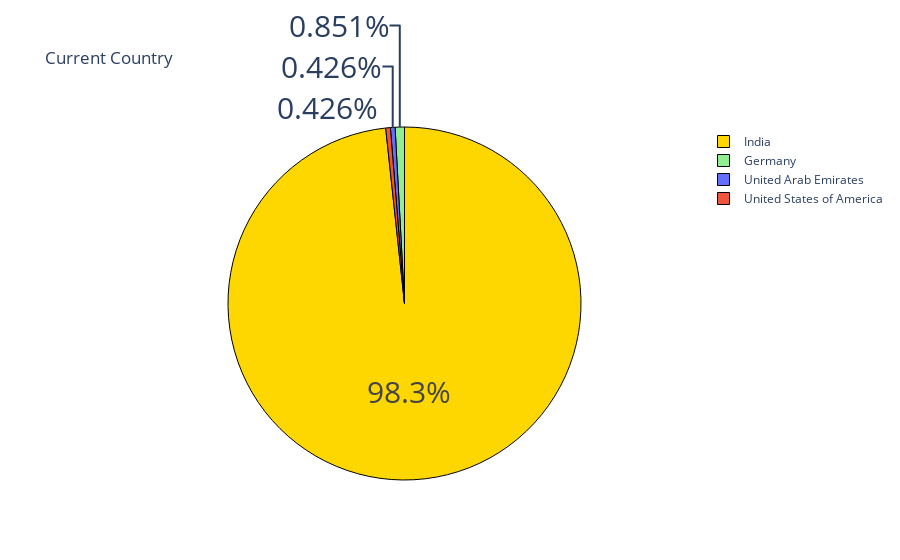

Source (notebook cell):
### Code cell
country = data["Your Current Country."].value_counts()
label = country.index
counts = country.values
colors = ['gold', 'lightgreen']
fig = go.Figure(data = [go.Pie(labels = label, values = counts)])
fig.update_layout (title_text = "Current Country")
fig.update_traces (
    hoverinfo = 'label+value',
    textinfo = 'percent',
    textfont_size = 30,
    marker = dict(colors = colors, line = dict(color = 'black', width = 1))
)
fig.show()

### Figure 1 — Plotly figure (JSON) as saved in the notebook; plotly's stock layout.template omitted (floating-point values rounded to 4 significant figures)
{"data": [{"hoverinfo": "label+value", "labels": ["India", "Germany", "United Arab Emirates", "United States of America"], "marker": {"colors": ["gold", "lightgreen"], "line": {"color": "black", "width": 1}}, "textfont": {"size": 30}, "textinfo": "percent", "type": "pie", "values": [231, 2, 1, 1]}], "layout": {"title": {"text": "Current Country"}}}
